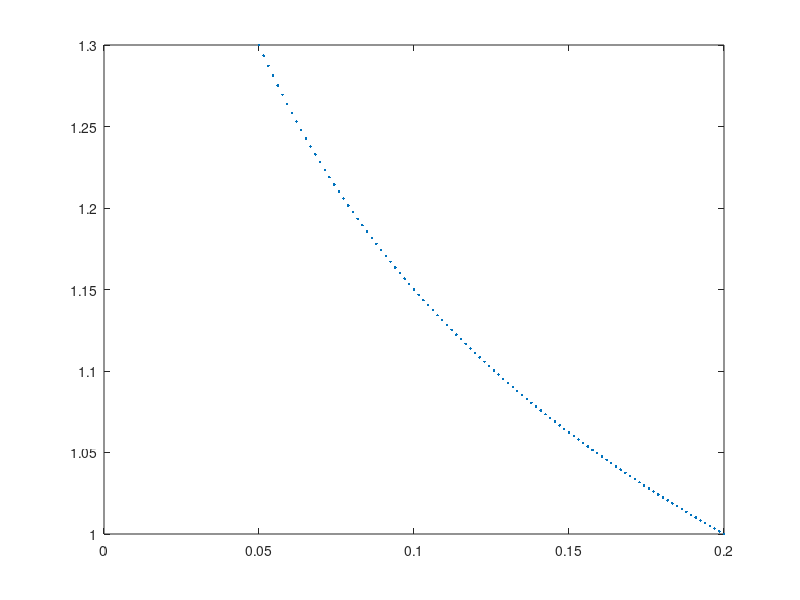

Here is the MATLAB script that generated this plot:
rin=0.05
rout=0.2
Tin=1.3
Tout=1

nb=100
X=linspace(rin,rout,nb)
for i=1:nb
    T(i)=Tout+log(X(i)/rout)/log(rin/rout)*(Tin-Tout);
end

    plot(X,T,'.')